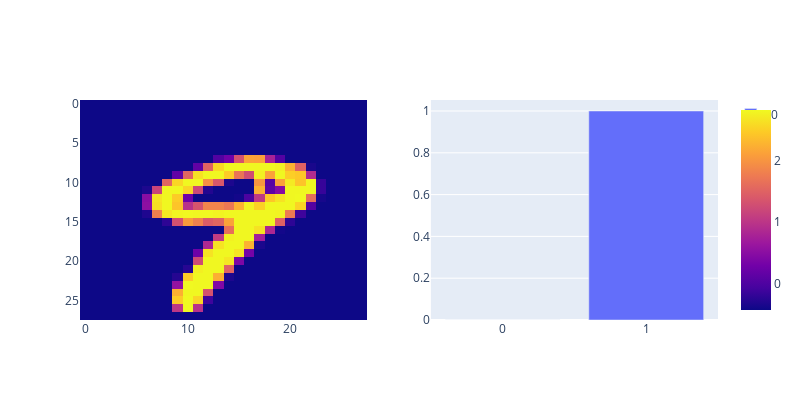

Notebook code cell kept with this figure:
### Code cell
# Test out the model on a batch of images from the test set
with torch.no_grad():
    for data, target in test_clean_loader:
        data, target = data.to(DEVICE), target.to(DEVICE)
        pred = binaryCNN_model(data)
        break

# pred_idx = 6
# pred_idx = 8
pred_idx = 9
fig = make_subplots(rows=1, cols=2)

fig1 = px.imshow(data[pred_idx][0].cpu())
fig2 = px.bar(torch.exp(pred[pred_idx]).cpu())

fig.add_trace(fig1["data"][0], row=1, col=1)
fig.add_trace(fig2["data"][0], row=1, col=2)

fig.update_coloraxes(colorscale="Plasma")
fig.update_xaxes(dtick=1, row=1, col=2)
fig.update_yaxes(autorange="reversed", row=1, col=1)
fig.update_layout(width=800, height=400)

### Figure 1 — Plotly figure (JSON) as saved in the notebook; plotly's stock layout.template omitted (floating-point values rounded to 4 significant figures; data arrays with more than 128 entries replaced by an {"elided": "..."} marker saying what was removed)
{"data": [{"coloraxis": "coloraxis", "hovertemplate": "x: %{x}<br>y: %{y}<br>color: %{z}<extra></extra>", "name": "0", "type": "heatmap", "xaxis": "x", "yaxis": "y", "z": {"elided": "28x28 float values"}}, {"hovertemplate": "variable=0<br>index=%{x}<br>value=%{y}<extra></extra>", "legendgroup": "0", "marker": {"color": "#636efa", "pattern": {"shape": ""}}, "name": "0", "orientation": "v", "showlegend": true, "textposition": "auto", "type": "bar", "x": [0, 1], "xaxis": "x2", "y": [7.305e-05, 0.9999], "yaxis": "y2"}], "layout": {"coloraxis": {"colorscale": [[0, "#0d0887"], [0.1111, "#46039f"], [0.2222, "#7201a8"], [0.3333, "#9c179e"], [0.4444, "#bd3786"], [0.5556, "#d8576b"], [0.6667, "#ed7953"], [0.7778, "#fb9f3a"], [0.8889, "#fdca26"], [1, "#f0f921"]]}, "height": 400, "width": 800, "xaxis": {"anchor": "y", "domain": [0, 0.45]}, "xaxis2": {"anchor": "y2", "domain": [0.55, 1], "dtick": 1}, "yaxis": {"anchor": "x", "autorange": "reversed", "domain": [0, 1]}, "yaxis2": {"anchor": "x2", "domain": [0, 1]}}}
